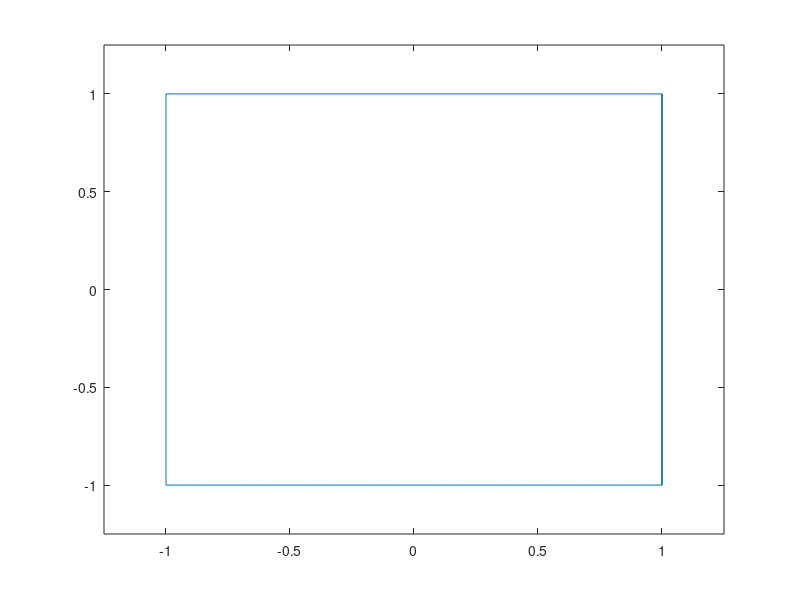

The MATLAB script that drew this image: (Note: this script raises an error after producing the figure.)
clear variables
close all
addpath('customfunctions');

% Define coordinates for the corners of the unit square
corners = [-1,1,-1,1];  % define x min/max & y min/max
n = 25; % resolution

top_line_x = linspace(corners(1),corners(2),n);
top_line_y = corners(4)*ones(1,n);

bottom_line_x = linspace(corners(2),corners(1),n);
bottom_line_y = corners(3)*ones(1,n);

right_line_x = corners(2)*ones(1,n);
right_line_y = linspace(corners(3),corners(4),n);

left_line_x = corners(1)*ones(1,n);
left_line_y = linspace(corners(3),corners(4),n);
% or use new finterpolate()
%[x,y] = finterpolate(x,y,25)
x = [top_line_x right_line_x bottom_line_x, left_line_x];
y = [top_line_y right_line_y bottom_line_y, left_line_y];
x = [x x(1)];
y = [y y(1)];
figure(1)
plot(x,y)
ylim([corners(3)+corners(3)*0.25,corners(4)+corners(4)*0.25])
xlim([corners(1)+corners(1)*0.25,corners(2)+corners(2)*0.25])



%% compute distance matrix
d_C = fdistances(x,y);


%% plot matrix

figure(2)
heatmap(d_C)
title("Distance Matrix of Polygon")

%% plot as surf using index
figure(3)
n = n*4 + 1;
[X, Y] = meshgrid(1:n, 1:n);  
surf(X, Y, d_C);              
colorbar;                      
title('Surface Plot of Distance Matrix');
xlabel('X Index');
ylabel('Y Index');
zlabel('Distance');

%% plot as surf using values

figure(4)
[X, Y] = meshgrid(x, y);  
surf(X, Y, d_C);         
colorbar;                 
title('Surface Plot of Distance Matrix');
xlabel('X Coordinate');
ylabel('Y Coordinate');
zlabel('Distance');

%% countour plots
figure(5)

levels = linspace(min(d_C(:))+0.05, max(d_C(:))-0.05, 9);
colormap = parula(numel(levels)); 
index = 0;
for level = levels
    index = index + 1;
    subplot(3,3,index);
    hold on
    contour(X,Y,d_C,[level level],"LineColor",colormap(index,:));
    title(sprintf("level =%d",index))
end
%% midpoints as coordinates

[mid_x,mid_y] = fmidpoints(x,y,"list");
figure(6)
hold on
plot(mid_x,mid_y,"DisplayName","midpoints")
plot(x,y,"LineWidth",2,"DisplayName","original shape")
legend show

%% surf of distance using midpoint locations
d_M = fdistances(x,y);
d_L = d_M(:);
figure(7)


plot3(mid_x, mid_y, d_L);              
colorbar;                      
title('Surface Plot of Distance Matrix');
xlabel('x axis');
ylabel('y axis');
zlabel('Distance');


%% surf plot using midpoint and distances in matrix form

[mid_x,mid_y] = fmidpoints(x,y,"matrix");

figure(8)
surf(mid_x,mid_y,d_C)
alpha(0.5)
colorbar;                      
title('Surface Plot of Distance Matrix');
xlabel('x axis');
ylabel('y axis');
zlabel('Distance');


%% countour plots again
figure(9)

levels = linspace(min(d_C(:))+0.05, max(d_C(:))-0.05, 9);
colormap = parula(numel(levels)); 
index = 0;
for level = levels
    index = index + 1;
    subplot(3,3,index);
    hold on
    contour(mid_x,mid_y,d_C,[level level],"LineColor",colormap(index,:));
    title(sprintf("level =%d",index))
end
